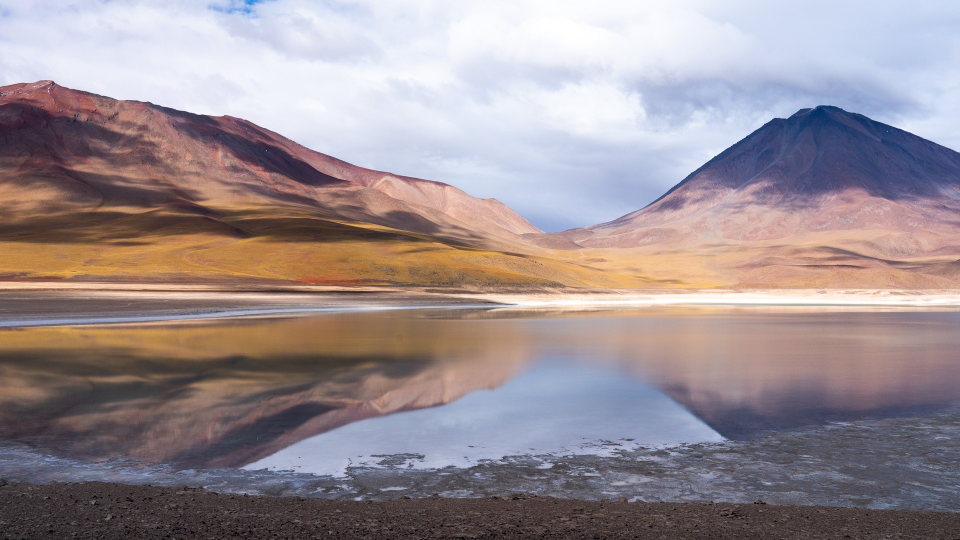
#> input picture 07.numpy/day2/landscape.jpg, 1920 x 1080 px (shown at 1/2 size)
$ jupyter execute numpy_ch2.ipynb
#> lines starting #> are read from the running program, lines starting #| are printed output that depends on the picture
# Numpy 및 통계
## 2장. 배열 활용 및 데이터 처리

[cell 1]
import numpy as np

##### 다차원 배열 연산 : 요소별 연산

[cell 2]
A = np.array([[1,2,3],
             [4,5,6]])
B = np.array([[7,8,9],
              [10,11,12]])

print('A + B')
print(A + B)

print('A * B')
print(A * B)

##### 내적(dot product)

[cell 3]
# 1차원 벡터의 내적 : 두 배열을 곱하여 하나의 숫자로 만드는 연산
a = np.array([1,2,3])
b = np.array([4,5,6])

c = np.dot(a,b)
print(c)

[cell 4]
# 2차원 행렬의 곱(dot(), @연산, matmul() 연산 결과 동일)
A = np.array([[1,2],
              [3,4]])
B = np.array([[5,6],
              [7,8]])

print('np.dot(A,B)')
print(A@B)

print('np.matmul(A,B)')
print(np.matmul(A,B))

##### 3차원 배열 dot(a, b)과 matmul(a, b) 차이점 : dot()

[cell 5]
A = np.array([[[1,2],
               [3,4]],
               [[5,6],
               [7,8]]])
B = np.array([[[9,10],
               [11,12]],
               [[13,14],
                [15,16]]])
print('np.dot(A,B)')
print(np.dot(A,B))

##### 3차원 배열 dot(a, b)과 matmul(a, b) 차이점: matmul()

[cell 6]
A = np.array([[[1,2],
               [3,4]],
               [[5,6],
               [7,8]]])
B = np.array([[[9,10],
               [11,12]],
               [[13,14],
                [15,16]]])
print('np.matmul(A,B)')
print(np.matmul(A,B))
print('-'*10)

print('A @ B')
print(A @ B)

##### 외적(Outer Product)

[cell 7]
# 벡터의 외적
a = np.array([1,2,3])
b = np.array([4,5,6])    # 벡터(1차원 배열)

# 외적 계산                         (벡터가 아래처럼 2차원으로 변함)
outer_product = np.outer(a,b)    # 2차원 배열
print('외적 결과 :')
print(outer_product)

##### 2차원 배열의 전치 행렬 만들기

[cell 8]
A = np.array([[1,2,3],
              [4,5,6]])
print(A)    # A.shape : (2,3)
print('-' * 20)

# 방법 1 : .T 속성
print('전치행렬 A.T')
trans_a = A.T
print(trans_a)
print(f'A.T.shape : {trans_a.shape}')
print('-'*20)

# 방법 2 : transpose() 함수
print('np.transpose(A)')
print(np.transpose(A))

##### 역행렬(Inverse Matrix) 예제

[cell 9]
matrix = np.array([[1,2],
                   [3,4]])

# 역행렬 계산
inv_matrix = np.linalg.inv(matrix)
print('원본 행렬 :')
print(matrix)
print('\n역행렬 : ')
print(inv_matrix)

# 역행렬이 존재하는지 확인(행렬식이 0이 아님)
det_matrix = np.linalg.det(matrix)
print(f'\n행렬식 : {det_matrix}')
if det_matrix !=0:
    print('역행렬이 존재합니다!')
else:
    print('역행렬이 존재하지 않습니다.')

##### 배열의 정렬

[cell 10]
# 1차원 배열 정렬
arr = np.array([4,2,6,5,1,3,0])

# 정렬 (원본 유지)
sorted_arr = np.sort(arr)
print(f'정렬된 배열 : {sorted_arr}')    # [0 1 2 3 4 5 6]

# 원본 변경
arr.sort()
print(f'원본변경: {arr}')    # [0 1 2 3 4 5 6]

# 내림차순
desc_arr = np.sort(arr)[::-1]
print(f'내림차순 : {desc_arr}')    # [6 5 4 3 2 1 0]
print(f'원본배열 : {arr}')

[cell 11]
# 2차원 배열 정렬
arr2d = np.array([[3,1,6],
                  [0,7,4],
                  [5,3,2]])

# 행별 정렬 (axis=1)
print('sort(axis=1)')
row_sorted = np.sort(arr2d, axis=1)
print(row_sorted)

# 열별 정렬 (axis=0)
print('sort(axis=0)')
col_sorted = np.sort(arr2d, axis=0)
print(col_sorted)

# axis=None (1차원 배열로 변경 후 정렬)
print('sort(axis=None)')
none_sort = np.sort(arr2d, axis=None)
print(none_sort)

##### 정렬된 원소의 이전 인덱스 구하기

[cell 12]
arr = np.array([4,2,3,5,1])
print(f'원본 배열 : {arr}')

# 배열을 정렬할 때, 각 원소가 어디에 위치해야 되는지 알려줌
indicies = np.argsort(arr)
print(f'정렬시 원소 인덱스 : {indicies}')

# incidies로 배열 정렬 가능
print(f'배열 정렬 : {arr[indicies]}')

# 배열 정렬 : np.sort()
print(f'배열 정렬 : {np.sort(arr)}')

##### argsort() 활용: 기준 배열을 이용한 다른 배열 정렬

[cell 13]
fruit_array = np.array(['Apple', 'Banana', 'Cherry', 'Grape', 'Kiwi'])
price_array = np.array([800,1000,900,950,700])

desc_price = np.sort(price_array)[::-1]
print(f'price 내림차순 정렬 : {desc_price}')

# 정렬 인덱스 저장 : [::-1]를 붙일 경우 내림차순
# [::-1] :  내림차순으로 정렬할 때의 인덱스를 구함 => 가격에 매칭되는 과일 이름을 가져오기 위함
price_indicies = np.argsort(price_array)[::-1]    # price_indicies : [1 3 2 0 4]
print(fruit_array[price_indicies])    # 정렬된 가격 순서대로 fruit을 출력

##### 배열 병합 : vstack(), hstack()

[cell 14]
a = np.array([[1,2],
              [3,4]])
b = np.array([[5,6],
              [7,8]])

# 수직 병합 (행 추가)
vstack_result = np.vstack([a,b])
print(vstack_result)
print('-'*20)

# 수평 병합 (열 추가)
hstack_result = np.hstack([a,b])
print(hstack_result)

##### 배열 병합 : 1차원 배열 dstack()

[cell 15]
arr1 = np.array([1,2,3])
arr2 = np.array([4,5,6])

result = np.dstack((arr1, arr2))    # 튜플 전달
print(result)    # 출력 결과가 이해하기 힘듬. 강의자료 잘 참고할 것(헷갈리는 형태임)
print(result.shape)    # (1,3,2)

[cell 16]
# 1차원 배열 복원
print('1차원 배열 arr1:', result[::,0].flatten())    # 0 : axis=2(depth[0])
print('1차원 배열 arr2:', result[:,:,1].flatten())

##### 2차원 배열 dstack() 연산 및 shape 변환 과정

[cell 17]
arr1 = np.array([[1,2,3],
                 [4,5,6]])    # shape : (2,3)
arr2 = np.array(([10,20,30],
                 [40,50,60]))    # shape : (2,3)

print('arr1.shape:', arr1.shape)
print('arr2.shape:', arr2.shape)

# np.dstack() 실행
result = np.dstack((arr1, arr2))
print('\n=== np.dstack() 결과 ===')
print('result:\n', result)
print('result.shape', result.shape)

##### transpose() : 축의 순서 변경

[cell 18]
print('transpose(2,0,1):')
print(result.transpose(2,0,1))

##### 2차원 배열 복원 : dstack() 연산 결과로부터 원본 배열 복원

[cell 19]
print('배열 arr1:')
print(result[:,:,0])    # 전체 row, col, depth[0]

print('배열 arr2:')
print(result[:,:,1])    # 전체 row, col, depth[1]

##### 배열 병합 : 3차원 배열 dstack()

[cell 20]
# 2개의 3차원 배열(2x2x3) 생성
arr1 = np.array([[[1,2,3],
                  [4,5,6]],
                  [[7,8,9],
                   [10,11,12]]])

arr2 = np.array([[[13,14,15],
                  [16,17,18]],
                  [[19,20,21],
                   [22,23,24]]])

print('arr1 shape : ', arr1.shape)
print('arr2 shape :', arr2.shape)

# ?
result = np.dstack((arr1, arr2))

print('result shape :', result.shape)
print(result)

##### 배열 병합 : concatenate() 함수

[cell 21]
a = np.array([[1,2],
              [3,4]])
b = np.array([[5,6],
              [7,8]])

# axis=0 (수직)
concat_0 = np.concatenate([a,b], axis=0)
print(concat_0)
print()

# axis=1 (수평)
concat_1 = np.concatenate([a,b], axis=1)
print(concat_1)
print()

# axis=None (1차원 배열로 평탄화)
concat_none = np.concatenate([a,b], axis=None)
print(concat_none)

##### 배열 분할(Splitting) : vsplit()

[cell 22]
arr = np.arange(12).reshape(3,4)
print(arr)

# 행 기준 분할
v_splits = np.vsplit(arr, 3)    # 3 : 분할 갯수
#v_splits = np.vsplit(arr, 3, axis=0)
print(v_splits)
print(f'v_splits[0]: {v_splits[0]}')
print(f'v_splits[1]: {v_splits[1]}')
print(f'v_splits[2]: {v_splits[2]}')

##### 배열 분할(Splitting) : hsplit()

[cell 23]
arr = np.arange(12).reshape(3,4)
print(arr)

# 컬럼 기준 분할
h_splits  = np.hsplit(arr,2)    # 수직 2등분
#h_sp;its = np.split(arr, 2, axis=1)
print(h_splits[0])
print(h_splits[1])

##### 특정 위치에서 배열 분할

[cell 24]
arr1 = np.arange(12).reshape(3,4)
#h_splits = np.hsplit(arr1, (1,3))
h_splits = np.hsplit(arr1, [1,3])

print(h_splits[0])
print(h_splits[1])
print(h_splits[2])
print('-'*20)

arr2 = np.arange(18).reshape(3,6)
print(arr2)

h_splits = np.hsplit(arr2, (2,4))
print(h_splits[0])
print(h_splits[1])
print(h_splits[2])

##### 배열 복사 방법 : 복사와 뷰 (Copy vs. View) 예제

[cell 25]
arr1 = np.array([1,2,3,4,5])

# view() : 얕은 복사(메모리 공유)
view_arr = arr1.view()
view_arr[0] = 100    # view_arr 수정

print(f'원본 배열(arr1): {arr1}')    # 원본 변경
print(f'view 배열(view_arr): {view_arr}')

# copy() : 깊은 복사(독립적인 메모리)
arr2 = np.array([1,2,3,4,5])
copy_arr = arr2.copy()
copy_arr[0] = 100    # copy_arr 수정

print(f'원본 배열(arr2): {arr2}')    # 원본 변경 안됨
print(f'copy 배열(copy_arr): {copy_arr}')    # copy_arr만 변경

##### 유니버설 함수 : 단항 유니버설 함수 #1

[cell 26]
arr = np.array([-2.5,-1.2,0,1.7,3.4])

print(f'np.ceil(): {np.ceil(arr)}')    # 가까운 정수로 올림
print(f'np.floor(): {np.floor(arr)}')    # 내림
print(f'np.rint(): {np.rint(arr)}')    # 가장 가까운 정수로 반올림(부동소수점 형태)

print(f'np.round(): {np.round(arr,0)}')    # 지정된 자리수로 반올림(정수 또는 부동소수점)

print(f'np.abs(): {np.abs(arr)}')    # 절대값
print(f'np.sqrt(): {np.sqrt(np.abs(arr))}')    # 제곱근

# 삼각함수
angles = np.array([0,np.pi/4, np.pi/2, np.pi])
print(np.sin(angles))
print(np.cos(angles))

##### 유니버설 함수 : 단항 유니버설 함수 #2

[cell 27]
x = np.arange(1,6)    # [1,2,3,4,5]

# reduce(x)
y = np.add.reduce(x)
print(y)

y = np.multiply.reduce(x)
print(y)

# accumulate(x) 계산 중 결과를 누적해서 저장
print(x)
y = np.add.accumulate(x)
print(y)

##### 유니버설 함수 : reduceat() 함수 #1

[cell 28]
arr = np.array([1,2,3,4,5,6])
indicies = [0,3]    # [0,3) : 1+2+3, [3:] : 4+5+6
# 0,3 : 구간의 시작 인덱스, ) : 불포함, [ : 포함

result = np.add.reduceat(arr,indicies)
print(result)    # [6 15]

result = np.multiply.reduceat(arr, [0,2,4])
print(result)

##### 유니버설 함수 : reduceat() 함수 #2

[cell 29]
arr = np.arange(1,13).reshape(4,3)
print('원본 배열:')
print(arr)

# 0~2행, 2~4행을 아래로 합침(indicies=[0,2])
result1 = np.add.reduceat(arr,[0,2], axis=0)
print(result1)

# 각 행 별로 첫 번째와 두 번째 열, 나머지 열을 합산
result2 = np.add.reduceat(arr, [0,2], axis=1)
print(result2)

##### ##### 유니버설 함수 : reduceat() 함수 #3

[cell 30]
arr = np.arange(10).reshape(2,5)
print(arr)
# incidies = [0,2,4] -> [0:2], [2:4], [4:]
result = np.multiply.reduceat(arr, [0,2,4], axis=1)
print(result)
print('-'*20)

arr = np.arange(1,17).reshape(4,4)
print(arr)
# 열 방향으로 구간합, 그 후 행 방향으로 또 reduceat 적용
result = np.add.reduceat(arr,[0,2], axis=1)
print(result)
final = np.add.reduceat(result, [0,2], axis=0)
print(final)

##### 유니버설 함수 : 이항 유니버설 함수 #1

[cell 31]
x = np.array([1,9,3,4])
y = np.array([5,6,7,8])

print(f'add(): {np.add(x,y)}')

# 인덱스별로 비교해서 큰 값/작은 값 반환
print(f'np.maximum(x,y): {np.maximum(x,y)}')
print(f'np.minimum(x,y): {np.minimum(x,y)}')

# 거듭제곱
print(f'np.power(x,2): {np.power(x,2)}')

# modf : 소수부와 정수부 분리
arr = np.array([3.14, -2.7, 5.8])
fractional, integer = np.modf(arr)
print(f'정수부: {integer}')
print(f'소수부: {fractional}')

##### 유니버설 함수: 이항 유니버설 함수 #2

[cell 32]
# 브로드캐스팅 활용
x = np.array([[1,2,3],[4,5,6]])
y = np.array([10,20,30])    # => (3,) => (1,3) shape
print(np.add(x,y))    # 인덱스별 합

a = np.array([1,2,3])
b = np.array([2,2,2])

# 논리 연산
print(f'np.greater(a,b): {np.greater(a,b)}')
# a > 1 and b < 3
print(f'np.logical_and(a>1,b<3): {np.logical_and(a>1, b<3)}')

##### 배열을 이용한 그래프 이미지 생성 : imshow()

[cell 33]
import numpy as np
import matplotlib.pyplot as plt
import matplotlib.cm as cm
import koreanize_matplotlib

# 2차원 배열 생성
arr = np.arange(16).reshape(4,4)

plt.imshow(arr, cmap=cm.gray)
plt.colorbar()    # 값에 따라 컬러바 추가
plt.title('2차원 배열 시각화 예제')
plt.xlabel('열')
plt.ylabel('행')
plt.show()
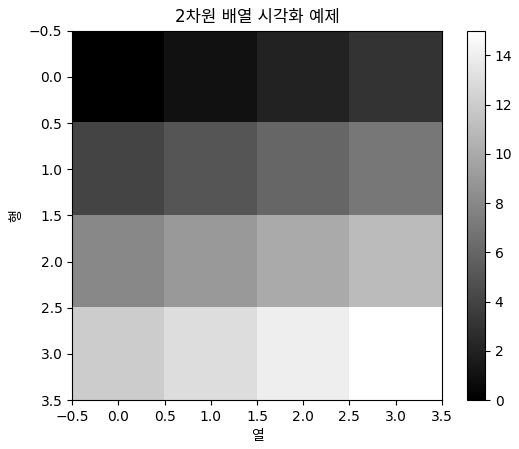
#> figure drawn by matplotlib, 2 panels

##### 배열을 이용한 그래프 이미지 생성 #2

[cell 34]
import numpy as np
import matplotlib.pyplot as plt
import koreanize_matplotlib

# seed(0)으로 고정, 난수로 8x8 배열(예: 체스판 무늬 비슷하게) 생성
np.random.seed(0)
data = np.random.rand(8,8)    # => 8x8 배열
print(data)

plt.imshow(data, cmap='hot')
plt.colorbar()
plt.title('8x8 난수 배열 히트맵')
plt.show()
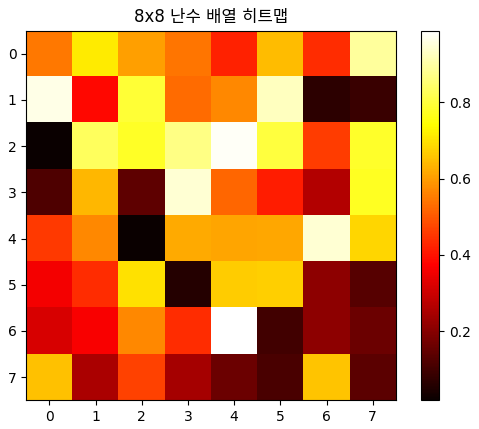
#> figure drawn by matplotlib, 2 panels

##### PIL(Pillow) 및 Numpy를 활용한 간단한 이미지 처리 #1

[cell 35]
import numpy as np
from PIL import Image
import matplotlib.pyplot as plt

# 이미지 읽기 : Image.open('파일명')
img = Image.open('landscape.jpg')
#> img is the input picture: PIL image 1920x1080 RGB; mean R, G, B 155.1, 143.1, 147.3
img.show()    # PIL 사용

plt.imshow(img)
plt.show()    # matplotlib 사용

##### PIL(Pillow) 및 Numpy를 활용한 간단한 이미지 처리 #2

[cell 36]
img_array = np.array(img)    # PIL 이미지를 numpy 배열로 변환
print(img_array.shape)    # 컬러이미지 : (높이, 너비, 채널수)
#| (1080, 1920, 3)

# 1. RGB 채널 분리
r, g, b = img_array[:,:,0], img_array[:,:,1], img_array[:,:,2]    # 셋 다 각각 2차원 배열
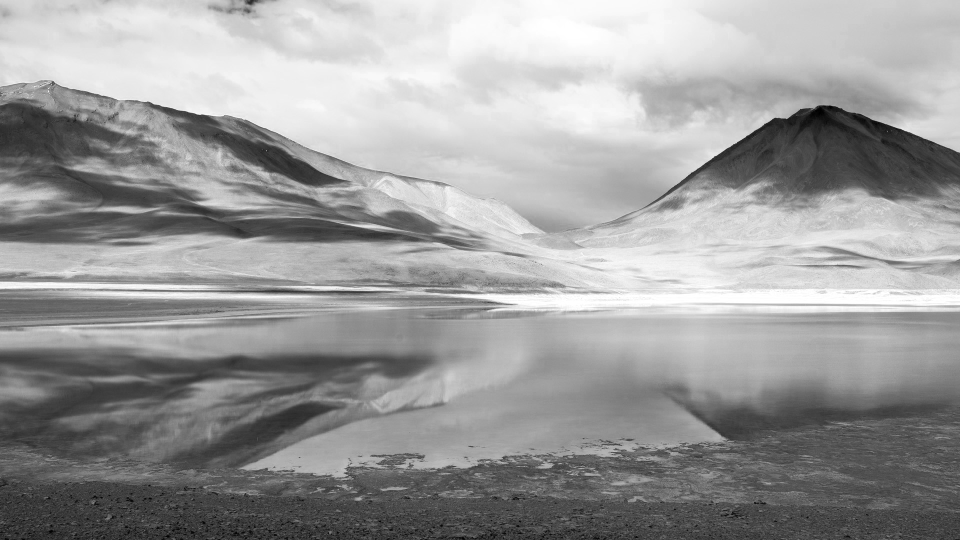
#> r: shape (1080, 1920) (shown at 1/2 size); min 0, max 255, mean 155.1
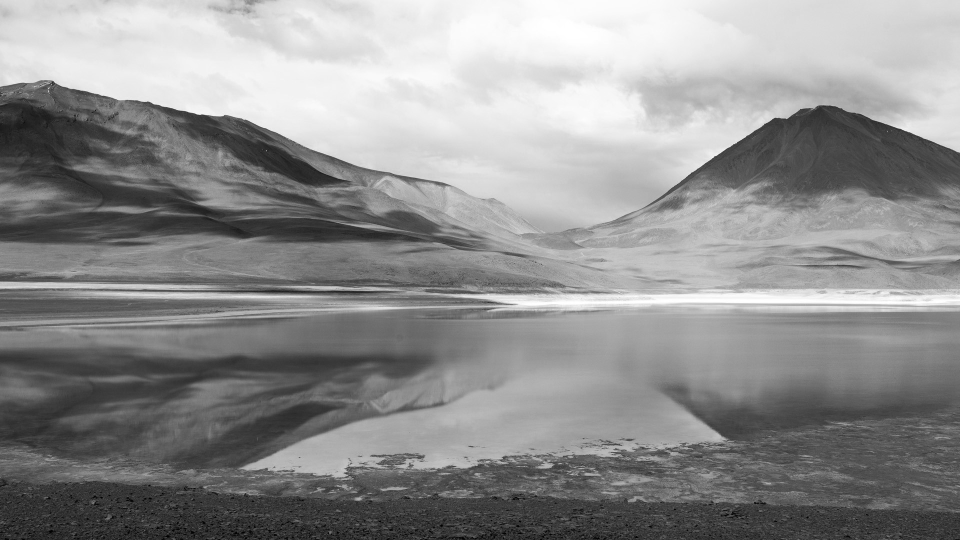
#> g: shape (1080, 1920) (shown at 1/2 size); min 0, max 255, mean 143.1
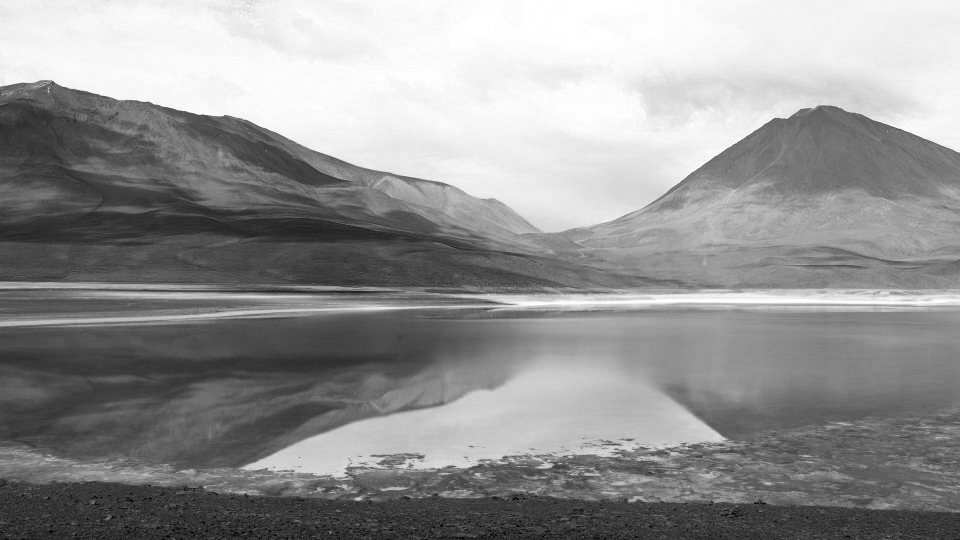
#> b: shape (1080, 1920) (shown at 1/2 size); min 0, max 255, mean 147.3

# 2.1 가중치 공식을 적용하여 흑백 변환 : 시각적 보정(green 값을 높게 설정)
gray_array = (0.2989 * r + 0.5870 * g + 0.1140 * b).astype(np.uint8)

# 2.2 모든 색상을 동일한 비중으로 처리 (R+G+B)/3
#gray_array = np.mean(img_array, axis=2).astype(np.unit8)

# 2.3 PIL.convert('L') 사용하여 흑백 이미지 생성
gray_img = img.convert('L')
gray_img.show()

# 3. numpy 배열을 이용한 화면에 출력
# cmap='gray'를 사용하지 않으면  기본값 'viridis' 컬러맵으로 출력됨
plt.imshow(gray_array, cmap='gray')
plt.axis('off')
plt.show()

$ run again, with 07.numpy/day2/never_giveup.jpg copied over 07.numpy/day2/landscape.jpg
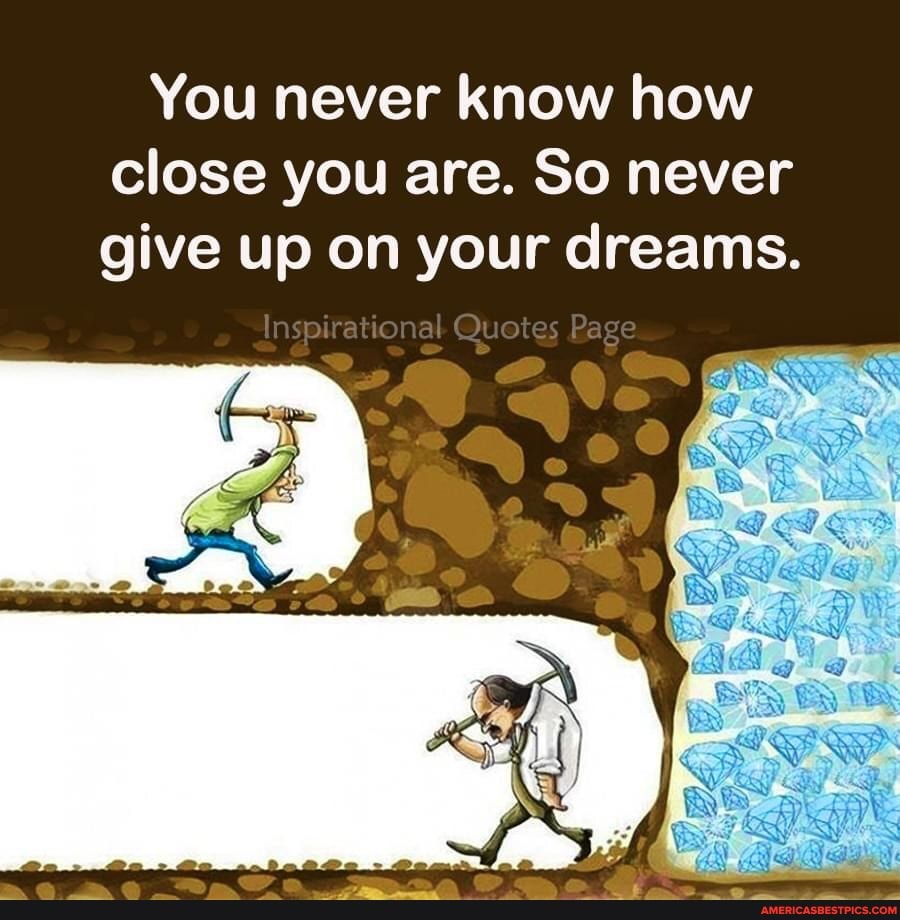
#> input picture 07.numpy/day2/never_giveup.jpg, 900 x 920 px
#> img is the input picture: PIL image 900x920 RGB; mean R, G, B 138.1, 133.8, 116.5
#| (920, 900, 3)
#> `r, g, b = img_array[:,:,0], img_array[:,:,1], img_array[:,:,2]`:
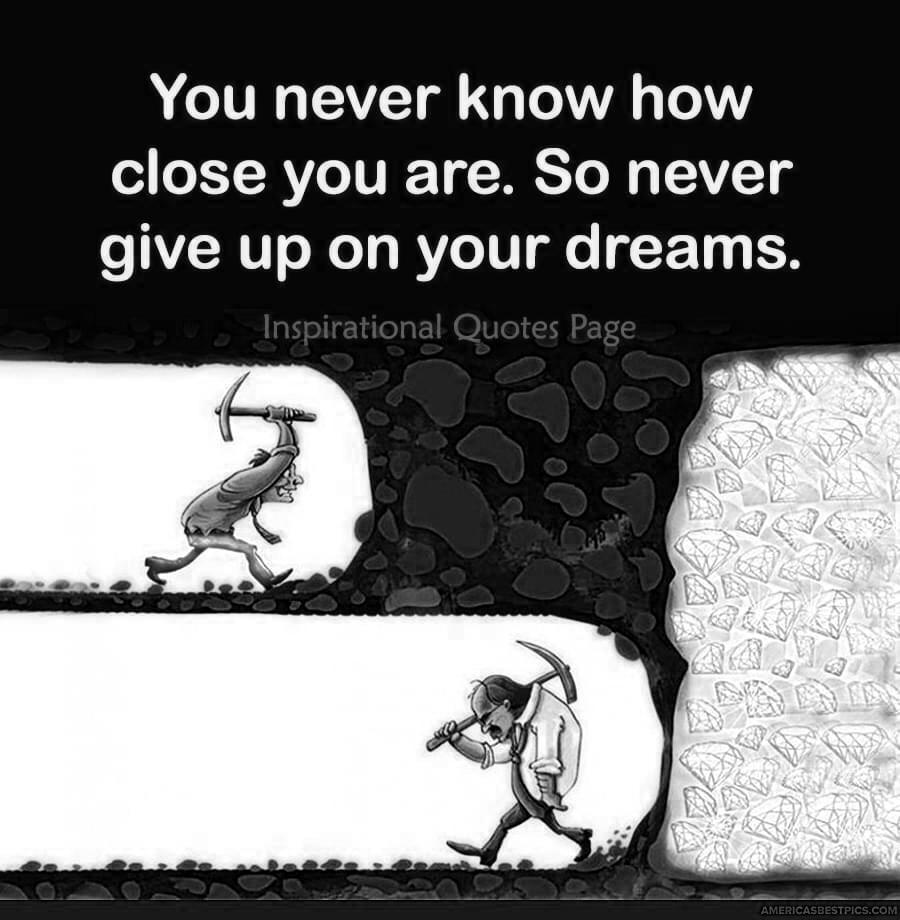
#> b: shape (920, 900); min 0, max 255, mean 116.5
#> `gray_array = (0.2989 * r + 0.5870 * g + 0.1140 * b).astype(np.uint8)`:
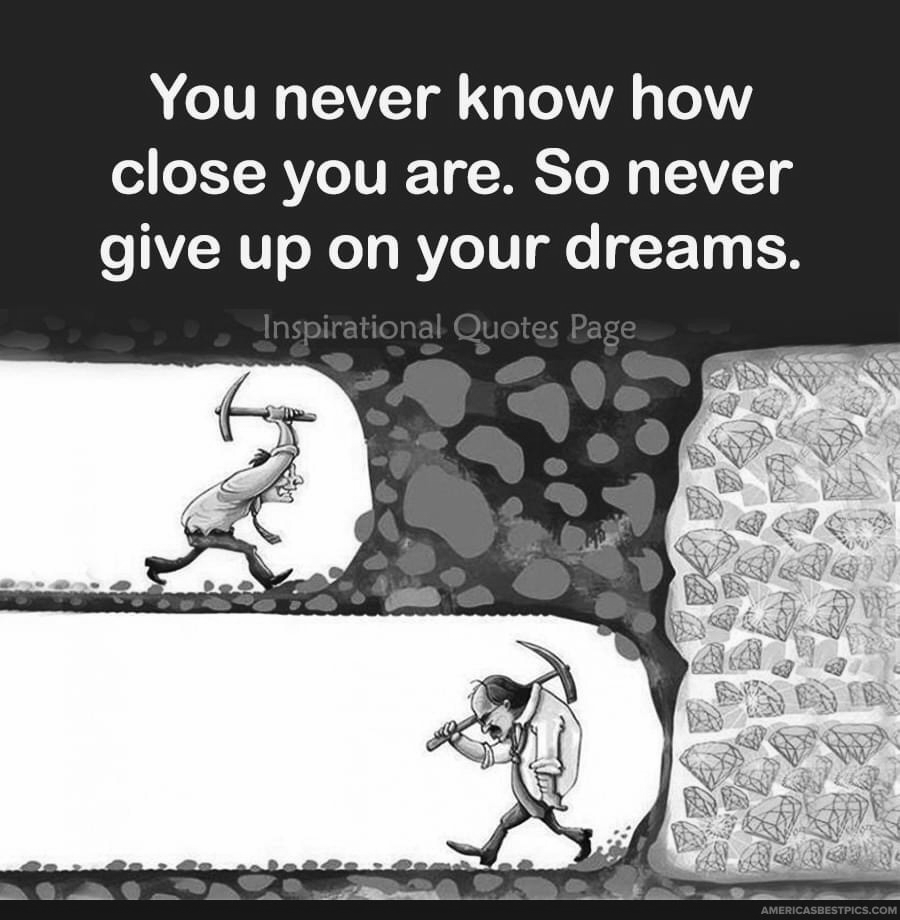
#> gray_array: shape (920, 900); min 0, max 254, mean 132.4
